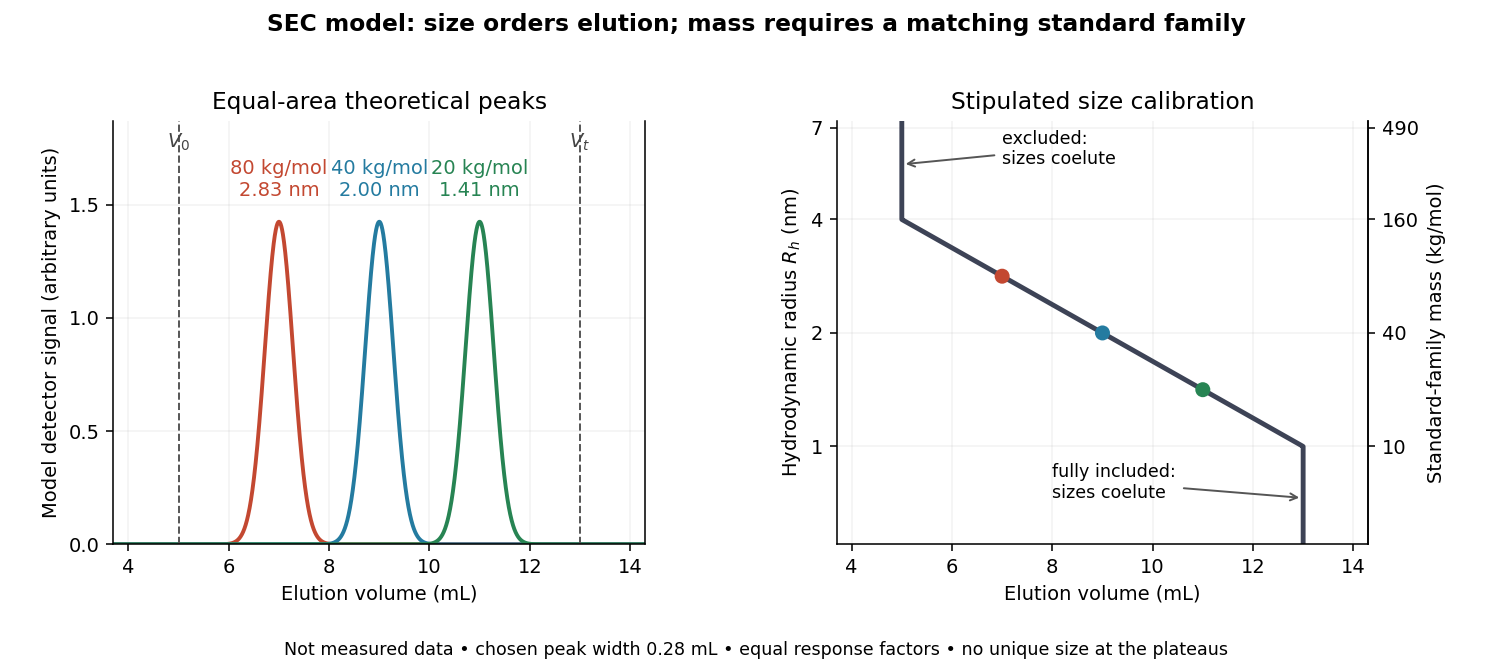

This figure's Python source:
"""Original stipulated SEC model, not measured data; Python 3.14.

V0=5 mL, Vi=8 mL; Kd=clip(1-log4(Rh/nm),0,1).
Standard-family M/(g/mol)=10000*(Rh/nm)**2. Peak sigma=0.28 mL.
"""
from pathlib import Path

import matplotlib.pyplot as plt
import numpy as np

V0, VI = 5.0, 8.0
VT = V0 + VI
SIGMA = 0.28


def elution_volume(radius_nm):
    radius_nm = np.asarray(radius_nm)
    return V0 + VI * np.clip(1 - np.log(radius_nm) / np.log(4), 0, 1)


def standard_mass(radius_nm):
    return 10000 * np.asarray(radius_nm) ** 2


def gaussian(volume, center):
    return np.exp(-0.5 * ((volume - center) / SIGMA) ** 2) / (SIGMA * np.sqrt(2 * np.pi))


def main():
    plt.rcParams.update({"font.size": 10, "font.family": "DejaVu Sans"})
    fig, (ax, curve) = plt.subplots(1, 2, figsize=(10.8, 4.8), facecolor="white")
    colors = ["#c34831", "#247ba0", "#278453"]
    radii = np.array([2 * np.sqrt(2), 2, np.sqrt(2)])
    masses = standard_mass(radii)
    centers = elution_volume(radii)
    v = np.linspace(3.7, 14.3, 3000)
    for r, m, ve, color in zip(radii, masses, centers, colors):
        ax.plot(v, gaussian(v, ve), color=color, lw=2)
        ax.text(ve, 1.54, f"{m/1000:.0f} kg/mol\n{r:.2f} nm", ha="center", color=color, fontsize=10)
    ax.set(xlim=(3.7, 14.3), ylim=(0, 1.87), xlabel="Elution volume (mL)",
           ylabel="Model detector signal (arbitrary units)", title="Equal-area theoretical peaks")
    ax.set_yticks([0, 0.5, 1, 1.5])
    for volume, label in [(V0, r"$V_0$"), (VT, r"$V_t$")]:
        ax.axvline(volume, color="#555555", ls="--", lw=1)
        ax.text(volume, 1.75, label, ha="center", color="#444444")
    r = np.geomspace(0.55, 7.3, 1200)
    curve.plot(elution_volume(r), r, color="#3d4356", lw=2.5)
    curve.scatter(centers, radii, c=colors, s=45, zorder=4)
    curve.set(xlim=(3.7, 14.3), ylim=(0.55, 7.3), yscale="log", xlabel="Elution volume (mL)",
              ylabel=r"Hydrodynamic radius $R_h$ (nm)", title="Stipulated size calibration")
    curve.set_yticks([1, 2, 4, 7], labels=["1", "2", "4", "7"])
    curve.minorticks_off()
    mass_axis = curve.secondary_yaxis("right", functions=(lambda r: standard_mass(r) / 1000,
                                                         lambda m: np.sqrt(m / 10)))
    mass_axis.set_ylabel("Standard-family mass (kg/mol)")
    mass_axis.set_yticks([10, 40, 160, 490], labels=["10", "40", "160", "490"])
    mass_axis.minorticks_off()
    curve.annotate("excluded:\nsizes coelute", (5, 5.6), (7.0, 5.6), fontsize=9,
                   arrowprops={"arrowstyle": "->", "color": "#555555"})
    curve.annotate("fully included:\nsizes coelute", (13, 0.73), (8.0, 0.73), fontsize=9,
                   arrowprops={"arrowstyle": "->", "color": "#555555"})
    for axis in (ax, curve):
        axis.grid(alpha=0.15)
        axis.spines[["top"]].set_visible(False)
    fig.suptitle("SEC model: size orders elution; mass requires a matching standard family", weight="bold", y=0.98)
    fig.text(0.5, 0.025, "Not measured data • chosen peak width 0.28 mL • equal response factors • no unique size at the plateaus",
             ha="center", fontsize=9)
    fig.subplots_adjust(left=0.075, right=0.905, bottom=0.19, top=0.82, wspace=0.36)
    fig.savefig(Path(__file__).with_suffix(".png").name, dpi=140, facecolor="white")
    plt.close(fig)


if __name__ == "__main__":
    main()
